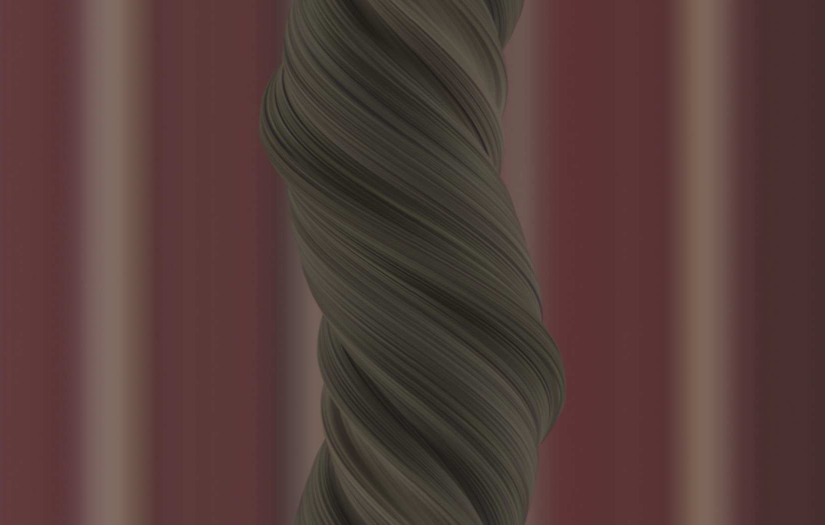
#> input picture cat_test.png, 1650 x 1049 px (shown at 1/2 size)
$ python -i hough.py   (imports and definitions only)   (older library calls are emulated)
#> lines starting #> are read from the running program, lines starting #| are printed output that depends on the picture
#> further down, picture is the input picture: shape (1049, 1650, 3); mean B, G, R 58.2, 61.5, 85.7
import cv2
import numpy as np
import matplotlib.pyplot as plt
from scipy.signal import find_peaks
import math
from numba import jit
import os
from image_augmentation import combine_slices
from tqdm.auto import tqdm
import skimage as sk
import open3d as o3d

def calculate_hough_space(image):
  edges = cv2.Canny(image, 2, 5)
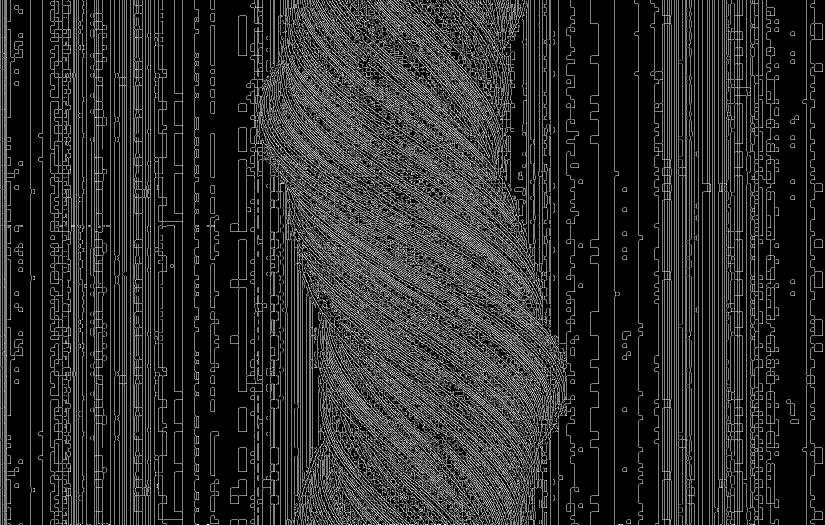
#> edges: shape (1049, 1650) (shown at 1/2 size); 16.1% white in thin lines or dots

  gradient_x = cv2.Sobel(image, cv2.CV_64F, 1, 0, ksize=5)
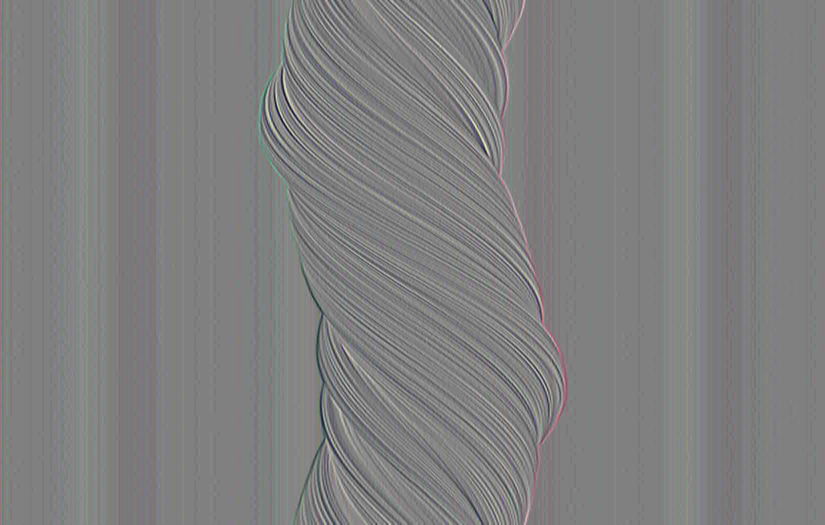
#> gradient_x: shape (1049, 1650, 3) float64 (shown at 1/2 size); mean B, G, R -1.4, -1.3, -1.8; drawn with min black and max white
  gradient_y = cv2.Sobel(image, cv2.CV_64F, 0, 1, ksize=5)
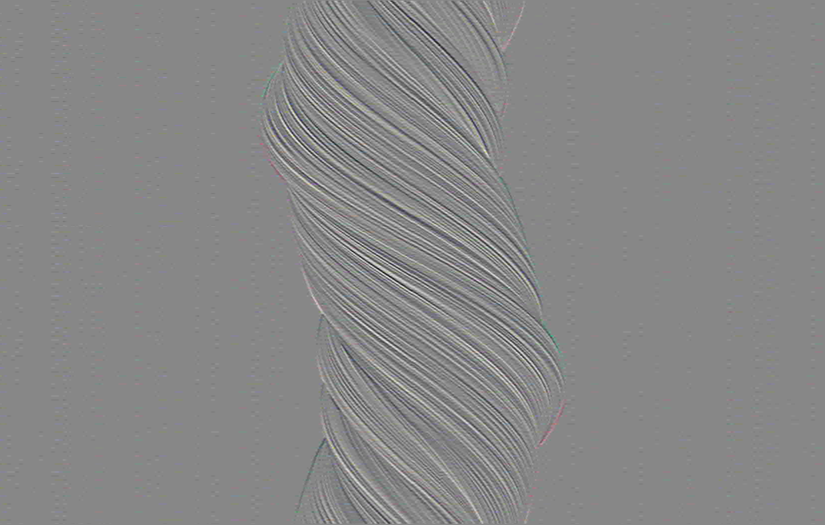
#> gradient_y: shape (1049, 1650, 3) float64 (shown at 1/2 size); mean B, G, R 0, 0, 0; drawn with min black and max white

  return calculate_hough_spaces_helper(image, edges, gradient_x, gradient_y)


@jit(nopython=True)
def calculate_hough_spaces_helper(image, edges, gradient_x, gradient_y):
#> (the run stopped early here; a loop or call above may not have finished)
